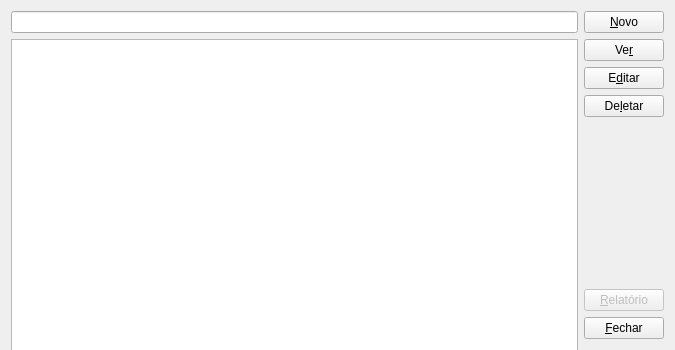
<ui version="4.0" >
 <class>AbstractItemView</class>
 <widget class="QWidget" name="AbstractItemView" >
  <property name="geometry" >
   <rect>
    <x>0</x>
    <y>0</y>
    <width>675</width>
    <height>350</height>
   </rect>
  </property>
  <property name="sizePolicy" >
   <sizepolicy vsizetype="Fixed" hsizetype="Fixed" >
    <horstretch>0</horstretch>
    <verstretch>0</verstretch>
   </sizepolicy>
  </property>
  <property name="minimumSize" >
   <size>
    <width>670</width>
    <height>350</height>
   </size>
  </property>
  <property name="windowTitle" >
   <string/>
  </property>
  <layout class="QHBoxLayout" name="horizontalLayout" >
   <item>
    <layout class="QVBoxLayout" name="_1" >
     <item>
      <layout class="QHBoxLayout" name="_2" >
       <item>
        <layout class="QVBoxLayout" name="_4" >
         <item>
          <widget class="QLineEdit" name="filterEdit" />
         </item>
         <item>
          <widget class="QTableView" name="tableView" >
           <property name="minimumSize" >
            <size>
             <width>0</width>
             <height>500</height>
            </size>
           </property>
           <property name="editTriggers" >
            <set>QAbstractItemView::NoEditTriggers</set>
           </property>
           <property name="alternatingRowColors" >
            <bool>true</bool>
           </property>
           <property name="selectionMode" >
            <enum>QAbstractItemView::ExtendedSelection</enum>
           </property>
           <property name="selectionBehavior" >
            <enum>QAbstractItemView::SelectRows</enum>
           </property>
           <property name="sortingEnabled" >
            <bool>true</bool>
           </property>
           <property name="wordWrap" >
            <bool>true</bool>
           </property>
          </widget>
         </item>
        </layout>
       </item>
       <item>
        <layout class="QVBoxLayout" name="verticalLayout" >
         <item>
          <widget class="QPushButton" name="newButton" >
           <property name="text" >
            <string>&amp;Novo</string>
           </property>
          </widget>
         </item>
         <item>
          <widget class="QPushButton" name="viewButton" >
           <property name="text" >
            <string>Ve&amp;r</string>
           </property>
          </widget>
         </item>
         <item>
          <widget class="QPushButton" name="editButton" >
           <property name="text" >
            <string>E&amp;ditar</string>
           </property>
          </widget>
         </item>
         <item>
          <widget class="QPushButton" name="deleteButton" >
           <property name="text" >
            <string>De&amp;letar</string>
           </property>
          </widget>
         </item>
         <item>
          <spacer name="verticalSpacer" >
           <property name="orientation" >
            <enum>Qt::Vertical</enum>
           </property>
           <property name="sizeHint" stdset="0" >
            <size>
             <width>20</width>
             <height>40</height>
            </size>
           </property>
          </spacer>
         </item>
         <item>
          <widget class="QPushButton" name="printButton" >
           <property name="enabled" >
            <bool>false</bool>
           </property>
           <property name="text" >
            <string>&amp;Relatório</string>
           </property>
          </widget>
         </item>
         <item>
          <widget class="QPushButton" name="closeButton" >
           <property name="text" >
            <string>&amp;Fechar</string>
           </property>
          </widget>
         </item>
        </layout>
       </item>
      </layout>
     </item>
    </layout>
   </item>
  </layout>
 </widget>
 <resources/>
 <connections/>
</ui>
